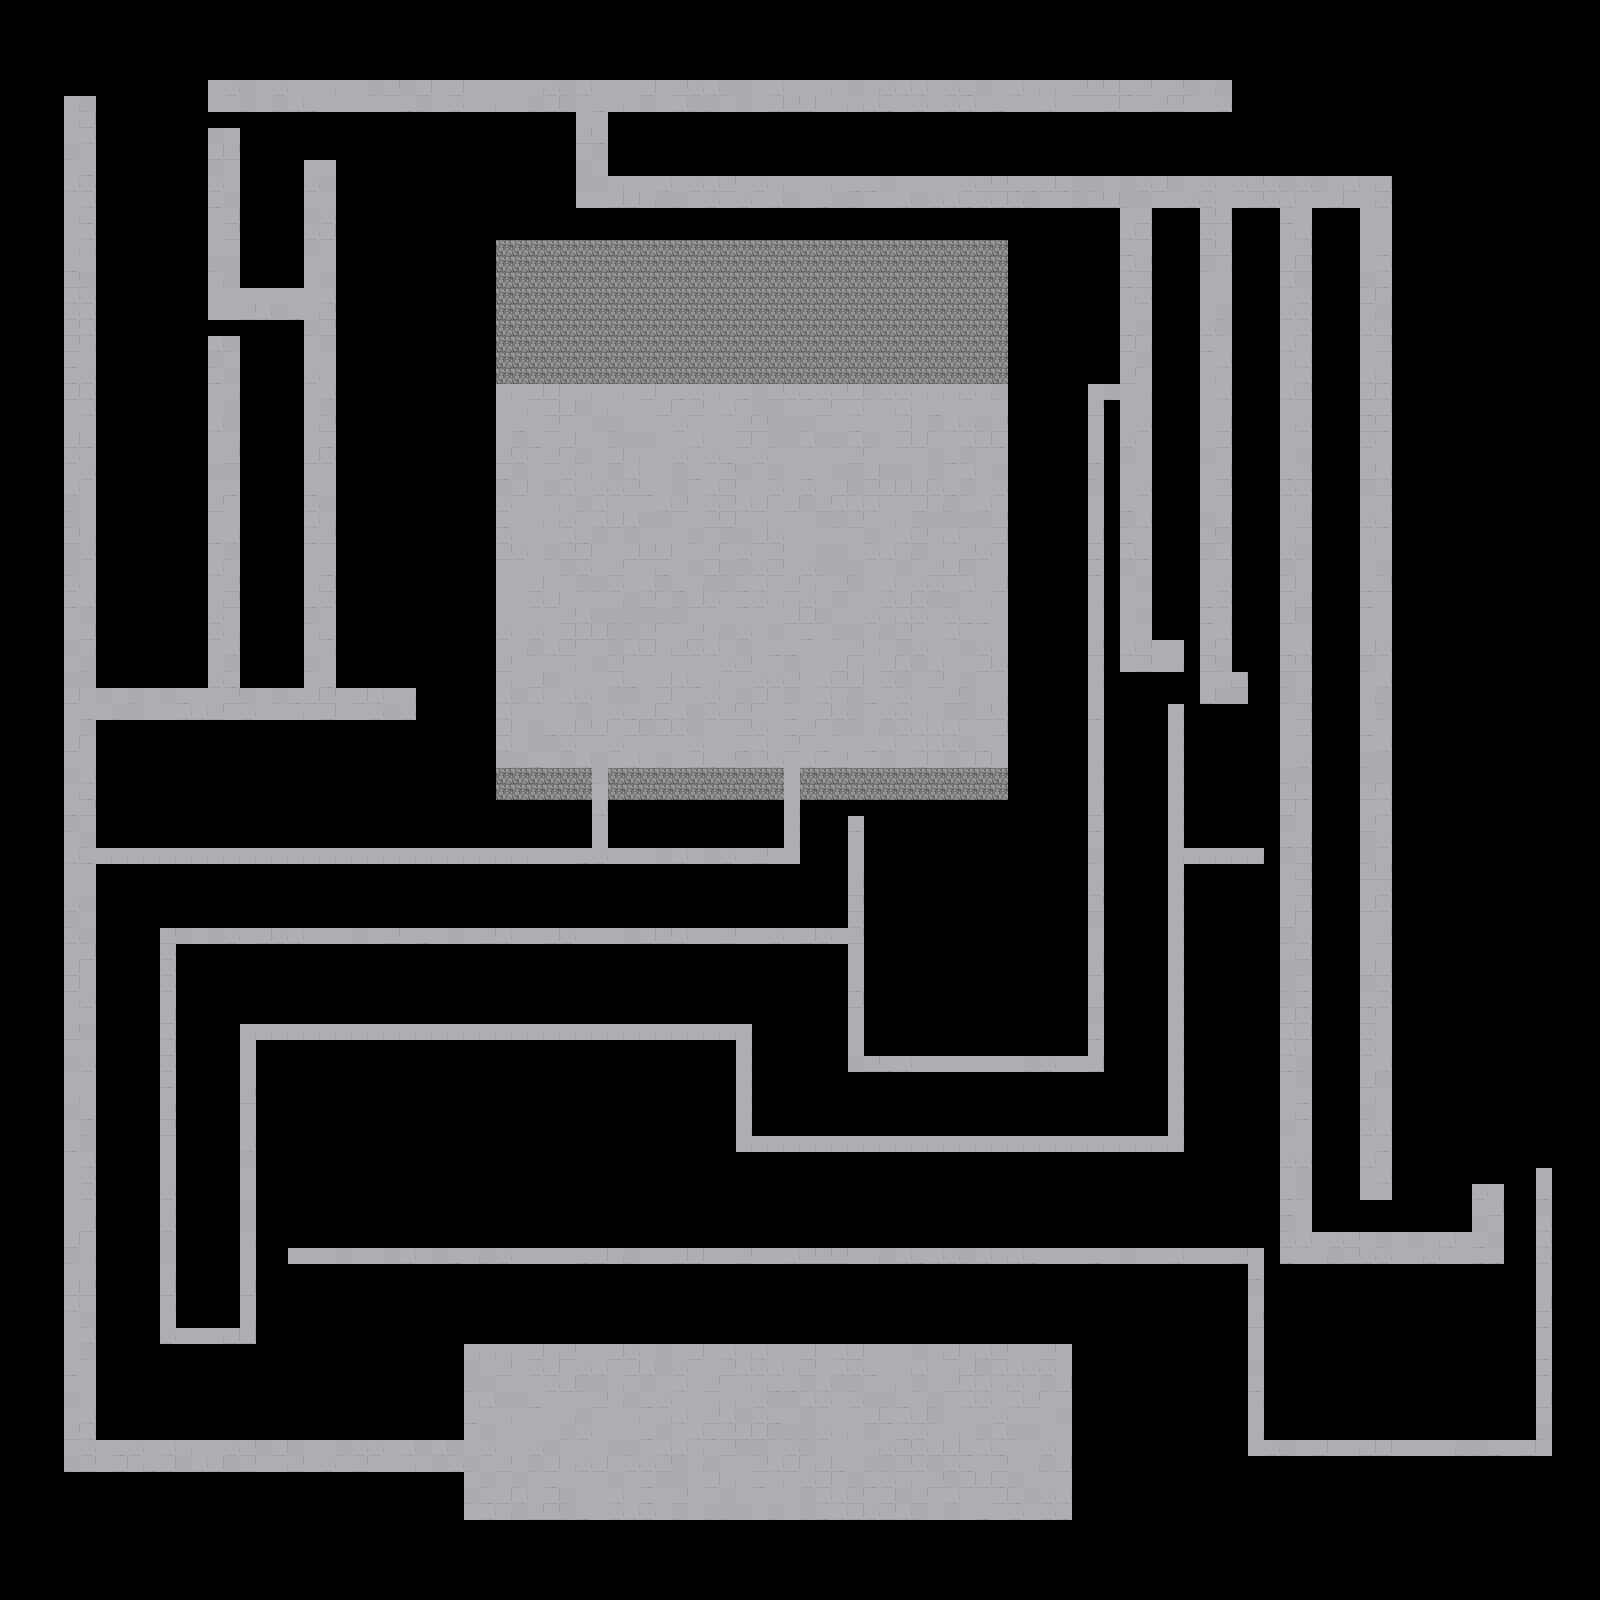

This game map was drawn from its Tiled (.tmx) file and the tilesets committed beside it. A one-line description and the trimmed map source follow:
An orthogonal 100x100 tile map with 16x16 px tiles, 1 tile layer (Tile Layer 1).

<map version="1.10" tiledversion="git" orientation="orthogonal" renderorder="right-down" width="100" height="100" tilewidth="16" tileheight="16" infinite="0" nextlayerid="2" nextobjectid="1">
 <tileset firstgid="1" source="tilesets/normal_terrain.tsx" />
 <layer id="1" name="Tile Layer 1" width="100" height="100">
  <data>[10000 cells, 3009 non-empty, 14 distinct tile ids]</data>
 </layer>
</map>